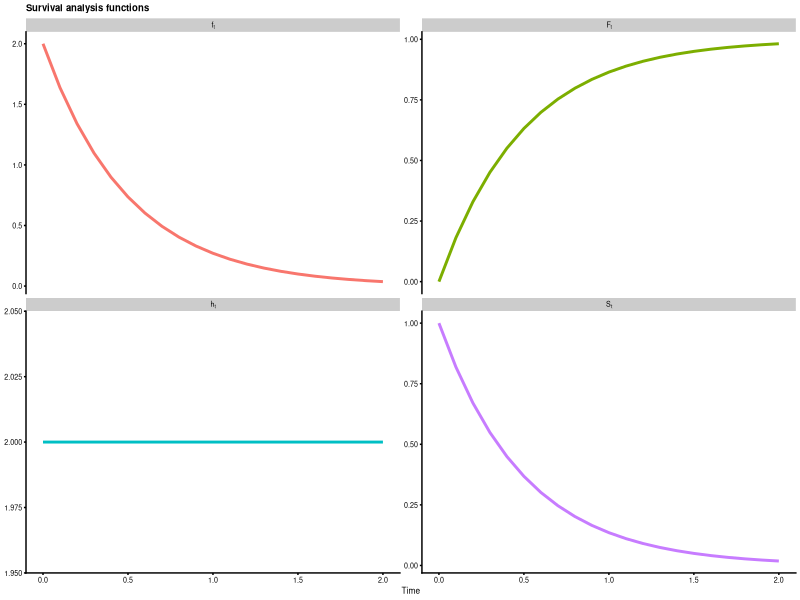
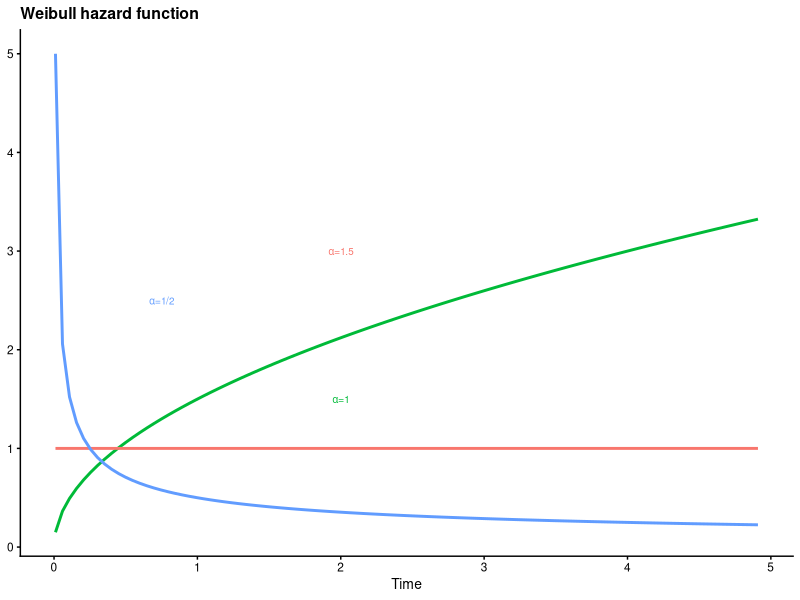
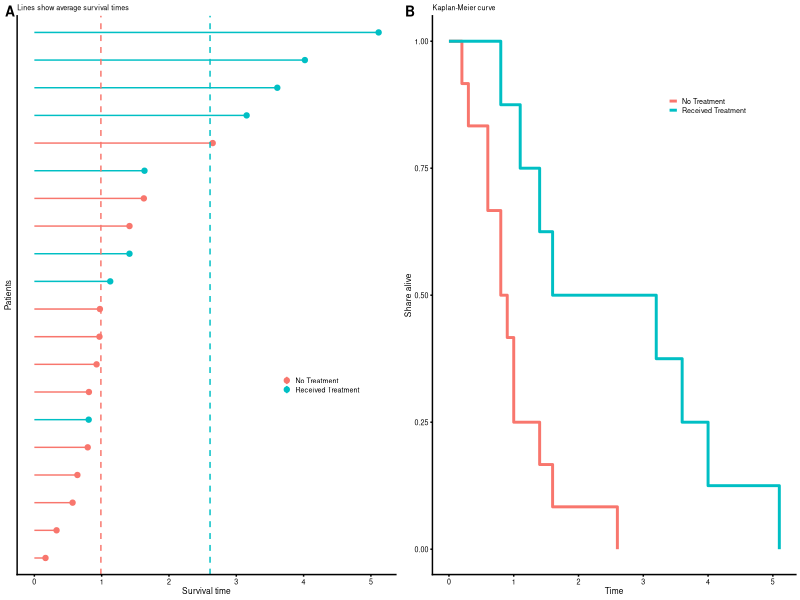

The R source for these figures, in order:
## ---- chunk 1
# Call in the CRAN packages
ll <- c('tidyverse','magrittr','cowplot','scales','ggrepel','GGally','forcats','stringr')
        # 'survival','smcure','survminer')
sapply(ll,function(l) require(l,character.only = T))
## ---- chunk 2
# Use theta=2
F.t <- function(t) { pexp(t,rate=2) }
f.t <- function(t) { dexp(t,rate=2) }
S.t <- function(t) { 1 - F.t(t) }
h.t <- function(t) { f.t(t)/S.t(t) }
# Generate data
dat1 <- data.frame(t=seq(0,2,0.1)) %>%
          mutate(Ft=F.t(t),ft=f.t(t),St=S.t(t),ht=h.t(t)) %>%
          gather(dist,val,-t) %>% tbl_df %>% mutate(dist=gsub('t','[t]',dist))
# Plot
ggplot(dat1,aes(x=t,y=val,color=dist)) + geom_line(size=1,show.legend=F) +
  facet_wrap(~dist,scales='free_y',labeller=label_parsed) + theme_cowplot(font_size = 6) +
  labs(x='Time') + ggtitle('Survival analysis functions') + theme(axis.title.y=element_blank())
## ---- chunk 3
h.weibull <- function(t,alpha,theta=1) { alpha*(theta^alpha)*t^(alpha-1) }
# Make the text mapping
tmap <- data.frame(x=c(2,2,0.75),y=c(3,1.5,2.5),lab=c("alpha*'=1.5'","alpha*'=1'","alpha*'=1/2'"))
cmap <- c("#F8766D","#00BA38","#619CFF")

ggplot(data.frame(t=seq(0.01,5,0.1)),aes(x=t)) + theme_cowplot(font_size=10) +
  stat_function(fun=h.weibull,args=list(alpha=1.5),color=cmap[2],size=1) + 
  stat_function(fun=h.weibull,args=list(alpha=1.0),color=cmap[1],size=1) + 
  stat_function(fun=h.weibull,args=list(alpha=0.5),color=cmap[3],size=1) + 
  labs(x='Time') + theme(axis.title.y=element_blank()) + 
  geom_text(data=tmap,aes(x=x,y=y,label=lab,color=lab),inherit.aes=F,parse=T,show.legend=F,size=2.5) + 
  ggtitle('Weibull hazard function')
## ---- chunk 4
set.seed(1)
n <- 20 # Number of patients
alpha <- 1.5
X <- data.frame(patient=str_c('id',1:n),iota=rep(1,n),treatment=sample(c(0,1),n,replace=T))
beta <- c(1,2)
# Generate observed survival times
t.obs <- rweibull(n,shape=1.5,scale=(as.matrix(X[,c('iota','treatment')])%*%beta))
X.obs <- cbind(t.obs,X)
## ---- chunk 5
cp <- 6
# Get average survival times
mu1 <- group_by(X.obs,treatment) %>% summarise(mu=mean(t.obs))
# Plot
p1 <- 
ggplot(X.obs,aes(y=t.obs,x=fct_reorder(patient,t.obs),color=factor(treatment))) + 
  coord_flip() + geom_point() + theme_cowplot(font_size=cp) + 
  scale_color_discrete(name='',labels=c('No Treatment','Received Treatment')) + 
  geom_linerange(aes(ymin=0,ymax=t.obs)) +
  labs(y='Survival time',x='Patients',subtitle='Lines show average survival times') +
  theme(axis.ticks.y=element_blank(),axis.text.y=element_blank(),legend.position=c(0.7,0.35)) +
  geom_hline(data=mu1,aes(yintercept=mu,color=factor(treatment)),show.legend=F,linetype=2)
# KM plot
km.dat <- X.obs %>% tbl_df %>% mutate(time=round(t.obs,1)) %>% arrange(treatment,time) %>%
    group_by(treatment) %>% mutate(at.risk=(length(treatment):1)/length(treatment)) %>%
    mutate(at.risk=lead(at.risk,1),at.risk=ifelse(is.na(at.risk),0,at.risk))
km.dat <- do.call('rbind',split(km.dat,km.dat$treatment) %>% 
                    lapply(.,function(rr)  rbind(mutate(rr[1,],at.risk=1,time=0),rr) ))
p2 <-
ggplot(km.dat,aes(x=time,y=at.risk,color=factor(treatment))) + geom_step(size=1) + 
  theme_cowplot(font_size=cp) +
  scale_color_discrete(name='',labels=c('No Treatment','Received Treatment')) +
  labs(x='Time',y='Share alive',subtitle='Kaplan-Meier curve') + 
  theme(legend.position = c(0.65,0.85))
# Combine
plot_grid(p1,p2,ncol=2,labels=c('A','B'),label_size = 10)

## ---- chunk 6
# Log-likelihood
llik <- function(theta,t,dat) {
  t1 <- theta[1] # alpha
  t2 <- theta[2] # beta_0
  t3 <- theta[3] # beta_1
  -sum(dweibull(x=t,shape=t1,scale=dat %*% rbind(t2,t3),log=T))
}
# Optimize
mlik <- optim(par=c(1,1,1),fn=llik,dat=cbind(1,X.obs$treatment),t=X.obs$t.obs)$par
data.frame(Parameters=c('alpha','beta[0]','beta[1]'),
           True.Value=c(alpha,beta),Maximum.Likelihood=round(mlik,1))
## ---- chunk 7
X.obs
